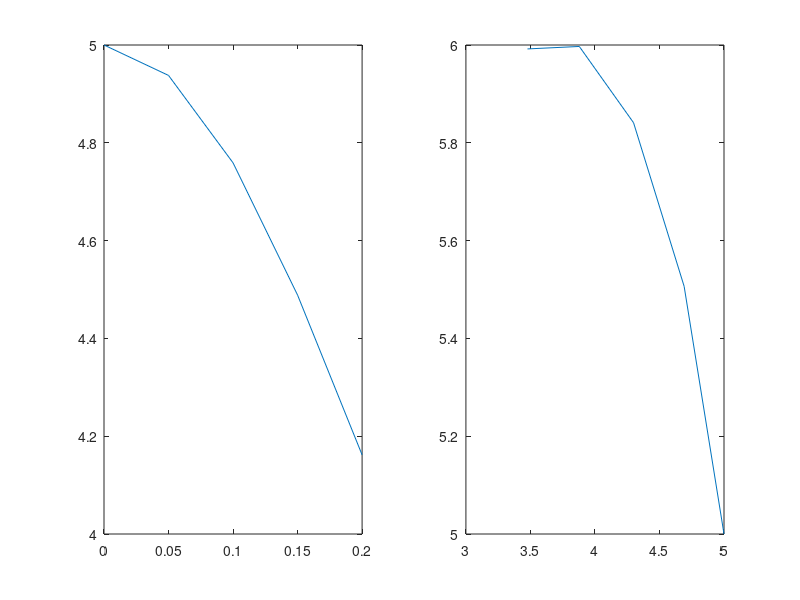

MATLAB code for this plot:
%CO24 
%Chaos
%Runge-Kutta Methods
%Fotios Ioannis Giasemis

clear;
a=10; b=8/3; dt=0.05; t=0;

n=input('Number of steps: n=');
disp('Coordinates {y} of the starting point:')
y1=input('y1=');
y2=input('y2=');
y3=input('y3=');
r=input('Value of r: r=');

f1=@(y1,y2) a*(y2-y1);
f2=@(y1,y2,y3) r*y1-y2-y1*y3;
f3=@(y1,y2,y3) y1*y2-b*y3;

Y1(1,1)=y1;
Y2(1,1)=y2;
Y3(1,1)=y3;

for i=2:n
    
    f1_0=f1(y1,y2);
    f2_0=f2(y1,y2,y3);
    f3_0=f3(y1,y2,y3);
    
    f1_1=f1(y1+f1_0*dt/2,y2+f2_0*dt/2);
    f2_1=f2(y1+f1_0*dt/2,y2+f2_0*dt/2,y3+f3_0*dt/2);
    f3_1=f3(y1+f1_0*dt/2,y2+f2_0*dt/2,y3+f3_0*dt/2);
    
    f1_2=f1(y1+f1_1*dt/2,y2+f2_1*dt/2);
    f2_2=f2(y1+f1_1*dt/2,y2+f2_1*dt/2,y3+f3_1*dt/2);
    f3_2=f3(y1+f1_1*dt/2,y2+f2_1*dt/2,y3+f3_1*dt/2);
    
    f1_3=f1(y1+f1_2*dt,y2+f2_2*dt);
    f2_3=f2(y1+f1_2*dt,y2+f2_2*dt,y3+f3_2*dt);
    f3_3=f3(y1+f1_2*dt,y2+f2_2*dt,y3+f3_2*dt);
    
    y1=y1+dt*(f1_0+2*f1_1+2*f1_2+f1_3)/6;
    y2=y2+dt*(f2_0+2*f2_1+2*f2_2+f2_3)/6;
    y3=y3+dt*(f3_0+2*f3_1+2*f3_2+f3_3)/6;
    
    Y1(1,i)=y1;
    Y2(1,i)=y2;
    Y3(1,i)=y3;
    
    t=t+dt;
end

T=linspace(0,t,n);
figure
subplot(1,2,1)
plot(T,Y1)

subplot(1,2,2)
plot(Y2,Y3)

clc; clear;